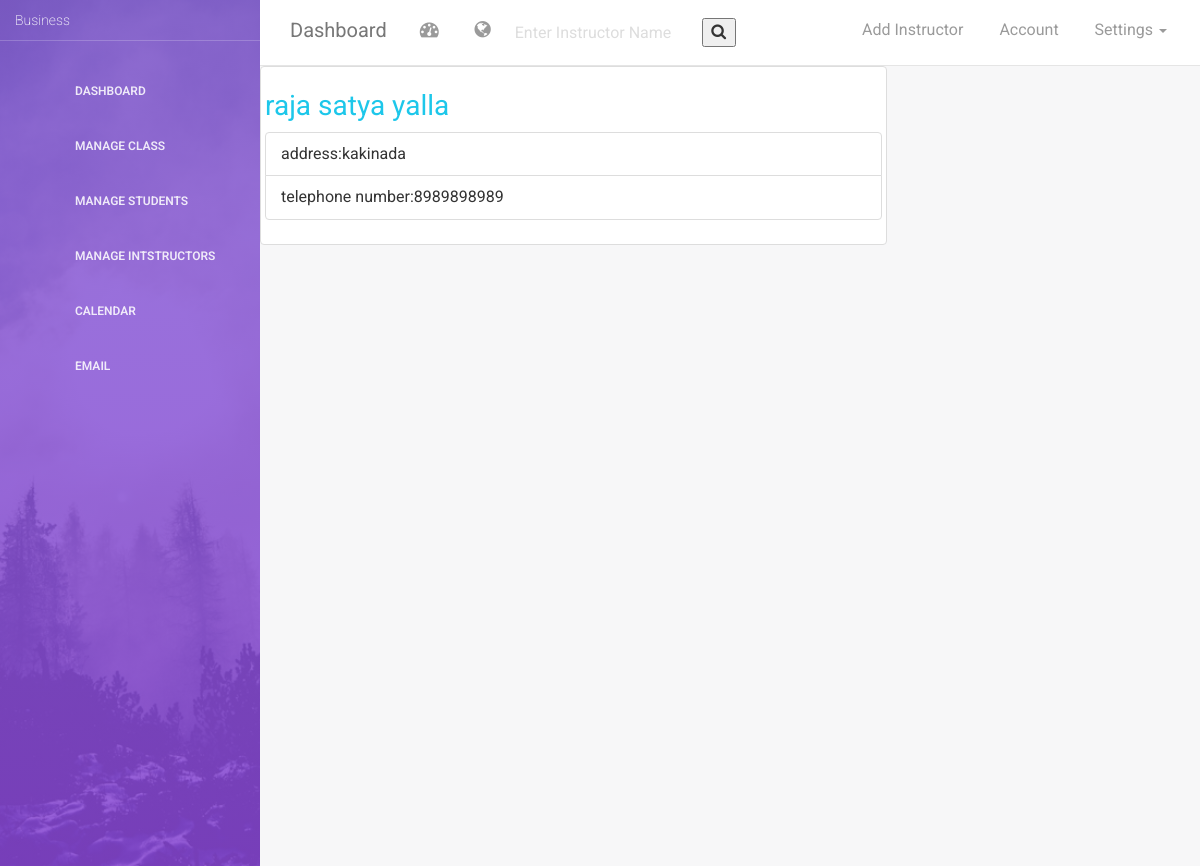
Before: /business/manageInstructor/ (signed in) with the older database file.
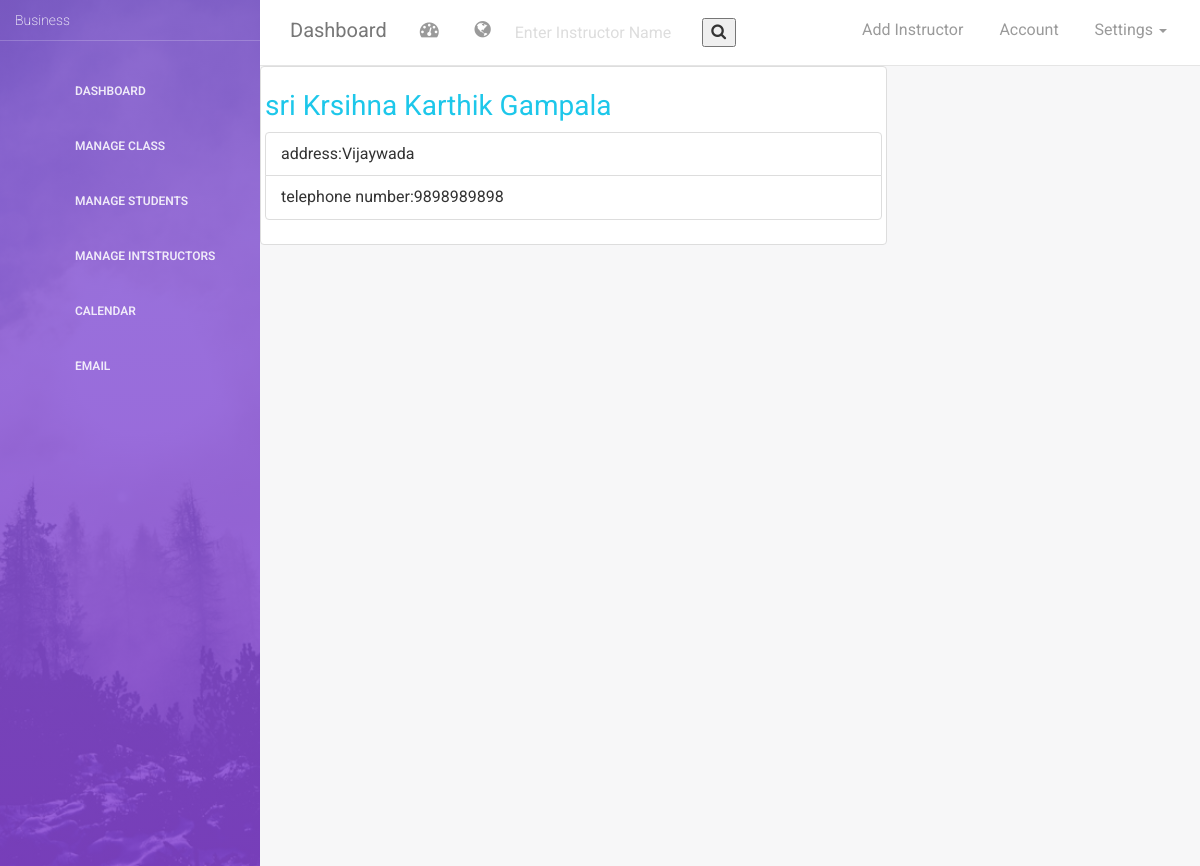
After: the same page with the newer database file.
### business/models.py (models this page shows)
class Instructor(models.Model):
	business_id = models.ForeignKey(Business,on_delete=models.CASCADE)
	instructor_id = models.AutoField(primary_key=True)
	first_name = models.CharField(max_length=30)
	last_name = models.CharField(max_length=30)
	middle_name = models.CharField(max_length=30)
	address = models.CharField(max_length=250)
	ssn = models.IntegerField()
	email = models.EmailField(max_length=70,blank=False, null= False, unique= True)
	telephone = models.IntegerField()

### business/views.py (the view)
def mInstructor(request):
    if not request.user.is_authenticated():
        return redirect('/business/login')
    else:
        try:
            cur_id = request.user.business.business_id
        except:
            return redirect('/business/logout')
        try:
            cur_list = Instructor.objects.filter(business_id=cur_id)
        except:
            cur_list=[]
        return render(request,'business/instructors.html',{'list':cur_list})

### business/templates/business/instructors.html (shortened to what this page needs)
{% extends 'business/dashboard/base.html'%}
{% load static %}
{% block nav-left %}
<form class="navbar-form navbar-left" role="search" action="{% url 'business:msearch' %}" method="post">
                                    <div class="form-group" id="p2">
                                          <input type="text" class="form-control" name="qname" placeholder="Enter Instructor Name" id="p3">
                                    <button class="icon"><i class="fa fa-search"></i></button>
                                    </div>
                            </form>
{% endblock %}
{% block nav %}
	<li>
	<a href="{% url 'business:addInstructor' %}">
		<p>Add Instructor</p>
	</a>
</li>
{% endblock %}
{% block body %}
	<section class="main wrapper">
		{% for i in list %}
		<article>
			<div class="post thumbnail col-sm-8 centre">
				<h3 class="title ">
					<a href="/business/instructordetails/{{i.instructor_id}}">{{i.first_name}} {{i.middle_name}} {{i.last_name}}</a>
				<ul class="list-group">
						<li class="list-group-item"><font size="3">address:{{ i.address }}</font></li>
						<li class="list-group-item"><font size ="3">telephone number:{{ i.telephone }}</font></li>
					</ul>
			</div>
		</article>
		{% endfor %}
	</section>
{% endblock %}

### business/templates/business/dashboard/base.html (shortened to what this page needs)
<!DOCTYPE html>
{% load static %}
<html>
<head>
    <link href="{% static 'hello/stylesheets/partials/bootstrap.min.css' %}" rel="stylesheet" />
    <link href="{% static 'hello/stylesheets/partials/animate.min.css' %}" rel="stylesheet"/>
    <link href="{% static 'hello/stylesheets/partials/light-bootstrap-dashboard.css' %}" rel="stylesheet"/>
    <link href="http://maxcdn.bootstrapcdn.com/font-awesome/4.2.0/css/font-awesome.min.css" rel="stylesheet">
    <link href="{% static 'hello/stylesheets/partials/pe-icon-7-stroke.css' %}" rel="stylesheet" />
</head>
<body>
        <div class="wrapper">
                <div class="sidebar" data-color="purple" data-image="assets/img/sidebar-5.jpg">
                    <div class="sidebar-wrapper">
                        <div class="logo">
                                Business
                        </div>
                        <ul class="nav">
                            <li class="">
                                <a href="{% url 'business:dashboard' %}">
                                    <p>Dashboard</p>
                                </a>
                            </li>
                            <li class="">
                                <a href="{% url 'business:mClass' %}">
                                    <p>Manage Class</p>
                                </a>
                            </li>
                            <li>
                                <a href="{% url 'business:mStudent' %}">
                                    <p>Manage Students</p>
                                </a>
                            </li>
                            <li>
                                    <a href="{% url 'business:mInstructor' %}">
                                        <p>Manage Intstructors</p>
                                    </a>
                                </li>
                            <li>
                                    <a href="{% url 'business:calendar' %}">
                                        <p>Calendar</p>
                                    </a>
                                </li>
                                <li>
                                    <a href="#">
                                        <p>Email</p>
                                    </a>
                                </li>
                        </ul>
                    </div>
                </div>
                <div class="main-panel">
                    <nav class="navbar navbar-default navbar-fixed">
                        <div class="container-fluid">
                            <div class="navbar-header">
                                <a class="navbar-brand" href="#">Dashboard</a>
                            </div>
                            <div class="collapse navbar-collapse">
                                <ul class="nav navbar-nav navbar-left">
                                    <li>
                                        <a href="#" class="dropdown-toggle" data-toggle="dropdown">
                                            <i class="fa fa-dashboard"></i>
                                        </a>
                                    </li>
                                    <li class="dropdown">
                                          <a href="#" class="dropdown-toggle" data-toggle="dropdown">
                                                <i class="fa fa-globe"></i>
                                          </a>
                                    </li>
                                    {% block nav-left %}
                                    {% endblock %}
                                </ul>
                                <ul class="nav navbar-nav navbar-right">
                                        {% block nav %}
                                        {% endblock %}
                                    <li>
                                       <a href="">
                                           <p>Account</p>
                                        </a>
                                    </li>
                                    <li class="dropdown">
                                          <a href="#" class="dropdown-toggle" data-toggle="dropdown">
                                                <p>
                                                    Settings
                                                    <b class="caret"></b>
                                                </p>
                                          </a>
                                    </li>
                                </ul>
                            </div>
                        </div>
                    </nav>
                    {% block body %}
                    {% endblock %}
                </div>
            </div>
</body>
</html>

Changed rows visible on the page:
removed Instructor: first_name "raja", middle_name "satya", last_name "yalla", address "kakinada", telephone "8989898989"
added Instructor: first_name "sri Krsihna", middle_name "Karthik", last_name "Gampala", address "Vijaywada", telephone "9898989898"
